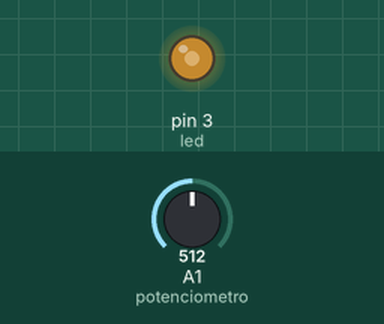
Recording of a sketch running on a simulated Arduino Uno, built with avr-gcc and run on an emulated ATmega328P. Shown: output pins drawn as LEDs (lit = HIGH). The test bench sets the inputs (shaded band); at power-on: A1 (potenciometro) = 512.

Above: at 1.2 s.
1.3 s: A1 (potenciometro) set to 716
At 2.5 s:
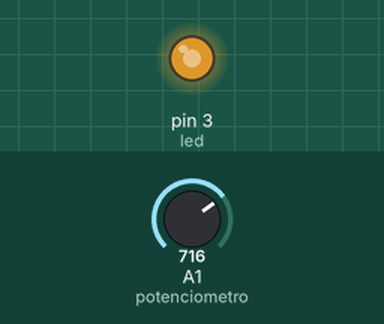
2.8 s: A1 (potenciometro) set to 900
At 3.6 s:
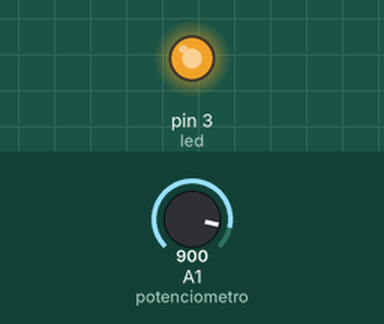
4.3 s: A1 (potenciometro) set to 122
At 4.8 s:
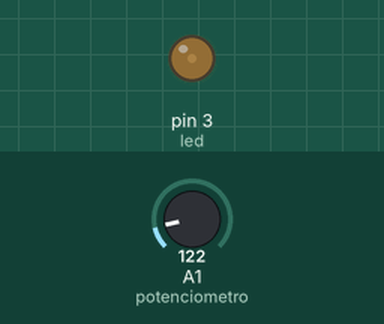
5.8 s: A1 (potenciometro) set to 0
At 7.0 s:
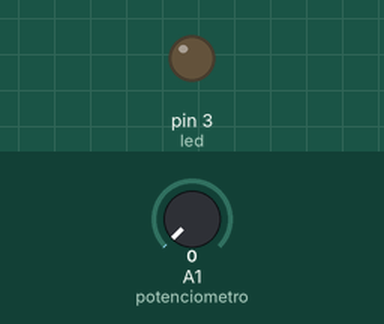
7.3 s: A1 (potenciometro) set to 511
At 8.2 s:
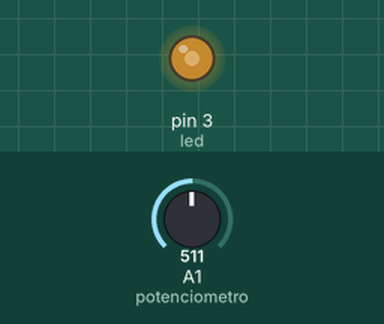
Timing chart, 0 to 9.8 s (numbered marks = the images above; inputs shaded):
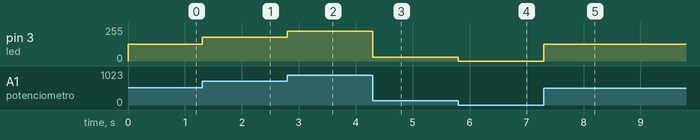

The sketch:

LedPotenciometro.ino
```cpp
int led = 3;
int potenciometro = 1;

void setup() {
pinMode(led,OUTPUT);
pinMode(potenciometro,INPUT);
}

void loop() {
  int valorpotenciometro = analogRead(potenciometro);
  int x = valorpotenciometro/4.01176471;
  analogWrite(led,x);
}
```

Measured:
- after the input at 1.3 s, pin 3 (led): 127/255 → 178/255 at once
- after the input at 2.8 s, pin 3 (led): 178/255 → 224/255 at once
- after the input at 4.3 s, pin 3 (led): 224/255 → 30/255 at once
- after the input at 5.8 s, pin 3 (led): 30/255 → 0/255 at once
- after the input at 7.3 s, pin 3 (led): 0/255 → 127/255 at once
